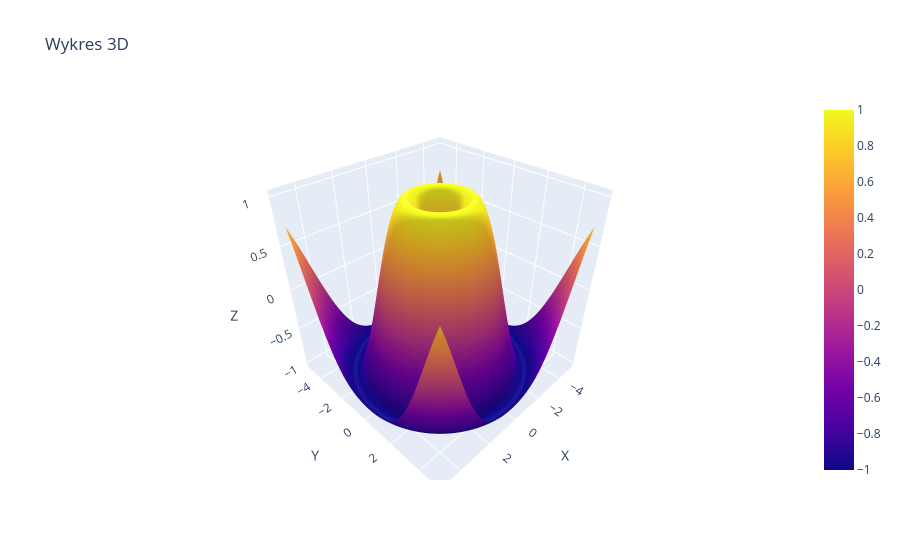

The cell this chart's notebook holds for it:
### Code cell
import plotly.graph_objects as go

# Dane
x = np.linspace(-5, 5, 100)
y = np.linspace(-5, 5, 100)
X, Y = np.meshgrid(x, y)
Z = np.sin(np.sqrt(X**2 + Y**2))

# Tworzenie wykresu 3D
fig = go.Figure(data=[go.Surface(z=Z, x=X, y=Y)])
fig.update_layout(title="Wykres 3D", scene=dict(
                    xaxis_title='X',
                    yaxis_title='Y',
                    zaxis_title='Z'))
fig.show()

### Figure 1 — Plotly figure (JSON) as saved in the notebook; plotly's stock layout.template omitted (floating-point values rounded to 4 significant figures; data arrays with more than 128 entries replaced by an {"elided": "..."} marker saying what was removed)
{"data": [{"type": "surface", "x": {"elided": "100x100 float values"}, "y": {"elided": "100x100 float values"}, "z": {"elided": "100x100 float values"}}], "layout": {"scene": {"xaxis": {"title": {"text": "X"}}, "yaxis": {"title": {"text": "Y"}}, "zaxis": {"title": {"text": "Z"}}}, "title": {"text": "Wykres 3D"}}}
